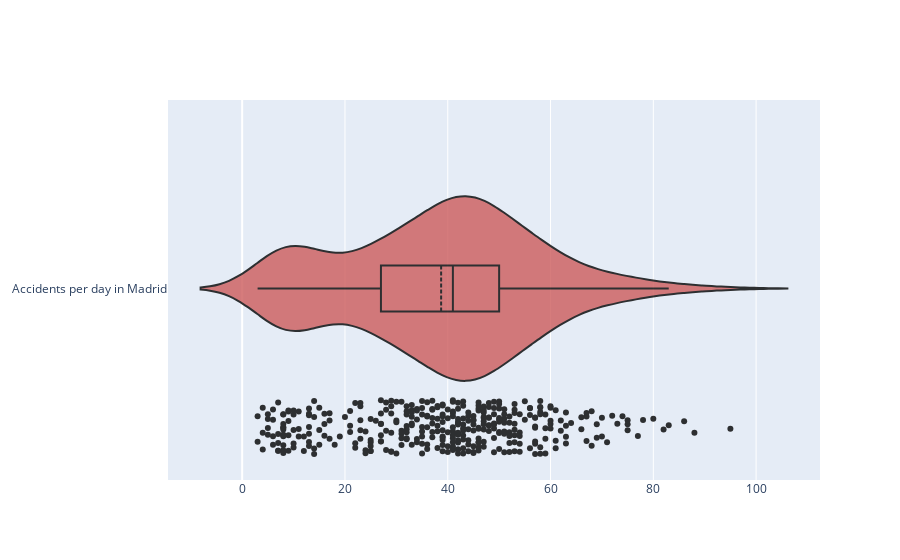

Source (notebook cell):
### Markdown cell above
# Accidents per day violin plot

### Code cell
vioac = go.Figure(data=go.Violin(x=dffinal.numacc, box_visible=True, line_color='black',
                               meanline_visible=True, fillcolor='indianred', opacity=0.8,
                                 points="all", name='Accidents per day in Madrid'))
vioac.show()

### Figure 1 — Plotly figure (JSON) as saved in the notebook; plotly's stock layout.template omitted (floating-point values rounded to 4 significant figures; data arrays with more than 128 entries replaced by an {"elided": "..."} marker saying what was removed)
{"data": [{"box": {"visible": true}, "fillcolor": "indianred", "line": {"color": "black"}, "meanline": {"visible": true}, "name": "Accidents per day in Madrid", "opacity": 0.8, "points": "all", "type": "violin", "x": {"elided": "366 int values"}}], "layout": {}}
